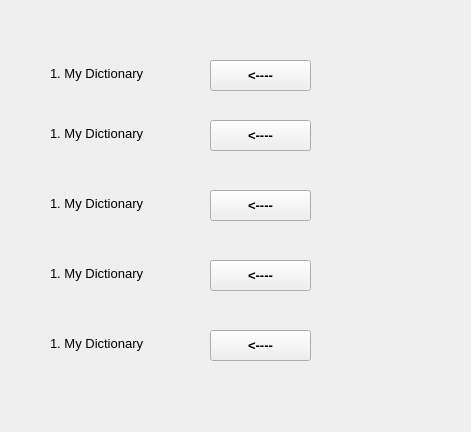
<?xml version="1.0" encoding="UTF-8"?>
<ui version="4.0">
 <class>Form</class>
 <widget class="QWidget" name="Form">
  <property name="geometry">
   <rect>
    <x>0</x>
    <y>0</y>
    <width>471</width>
    <height>432</height>
   </rect>
  </property>
  <property name="windowTitle">
   <string>Form</string>
  </property>
  <widget class="QPushButton" name="btn1">
   <property name="geometry">
    <rect>
     <x>210</x>
     <y>60</y>
     <width>101</width>
     <height>31</height>
    </rect>
   </property>
   <property name="font">
    <font>
     <pointsize>10</pointsize>
     <weight>75</weight>
     <bold>true</bold>
    </font>
   </property>
   <property name="cursor">
    <cursorShape>ArrowCursor</cursorShape>
   </property>
   <property name="text">
    <string>&lt;----</string>
   </property>
  </widget>
  <widget class="QLabel" name="lbl1">
   <property name="geometry">
    <rect>
     <x>50</x>
     <y>53</y>
     <width>141</width>
     <height>41</height>
    </rect>
   </property>
   <property name="font">
    <font>
     <pointsize>10</pointsize>
    </font>
   </property>
   <property name="mouseTracking">
    <bool>false</bool>
   </property>
   <property name="focusPolicy">
    <enum>Qt::NoFocus</enum>
   </property>
   <property name="text">
    <string>1. My Dictionary</string>
   </property>
   <property name="scaledContents">
    <bool>true</bool>
   </property>
   <property name="margin">
    <number>5</number>
   </property>
  </widget>
  <widget class="QPushButton" name="btn1_2">
   <property name="geometry">
    <rect>
     <x>210</x>
     <y>120</y>
     <width>101</width>
     <height>31</height>
    </rect>
   </property>
   <property name="font">
    <font>
     <pointsize>10</pointsize>
     <weight>75</weight>
     <bold>true</bold>
    </font>
   </property>
   <property name="cursor">
    <cursorShape>ArrowCursor</cursorShape>
   </property>
   <property name="text">
    <string>&lt;----</string>
   </property>
  </widget>
  <widget class="QLabel" name="lbl1_2">
   <property name="geometry">
    <rect>
     <x>50</x>
     <y>113</y>
     <width>141</width>
     <height>41</height>
    </rect>
   </property>
   <property name="font">
    <font>
     <pointsize>10</pointsize>
    </font>
   </property>
   <property name="mouseTracking">
    <bool>false</bool>
   </property>
   <property name="focusPolicy">
    <enum>Qt::NoFocus</enum>
   </property>
   <property name="text">
    <string>1. My Dictionary</string>
   </property>
   <property name="scaledContents">
    <bool>true</bool>
   </property>
   <property name="margin">
    <number>5</number>
   </property>
  </widget>
  <widget class="QPushButton" name="btn1_3">
   <property name="geometry">
    <rect>
     <x>210</x>
     <y>190</y>
     <width>101</width>
     <height>31</height>
    </rect>
   </property>
   <property name="font">
    <font>
     <pointsize>10</pointsize>
     <weight>75</weight>
     <bold>true</bold>
    </font>
   </property>
   <property name="cursor">
    <cursorShape>ArrowCursor</cursorShape>
   </property>
   <property name="text">
    <string>&lt;----</string>
   </property>
  </widget>
  <widget class="QLabel" name="lbl1_3">
   <property name="geometry">
    <rect>
     <x>50</x>
     <y>183</y>
     <width>141</width>
     <height>41</height>
    </rect>
   </property>
   <property name="font">
    <font>
     <pointsize>10</pointsize>
    </font>
   </property>
   <property name="mouseTracking">
    <bool>false</bool>
   </property>
   <property name="focusPolicy">
    <enum>Qt::NoFocus</enum>
   </property>
   <property name="text">
    <string>1. My Dictionary</string>
   </property>
   <property name="scaledContents">
    <bool>true</bool>
   </property>
   <property name="margin">
    <number>5</number>
   </property>
  </widget>
  <widget class="QPushButton" name="btn1_4">
   <property name="geometry">
    <rect>
     <x>210</x>
     <y>260</y>
     <width>101</width>
     <height>31</height>
    </rect>
   </property>
   <property name="font">
    <font>
     <pointsize>10</pointsize>
     <weight>75</weight>
     <bold>true</bold>
    </font>
   </property>
   <property name="cursor">
    <cursorShape>ArrowCursor</cursorShape>
   </property>
   <property name="text">
    <string>&lt;----</string>
   </property>
  </widget>
  <widget class="QLabel" name="lbl1_4">
   <property name="geometry">
    <rect>
     <x>50</x>
     <y>253</y>
     <width>141</width>
     <height>41</height>
    </rect>
   </property>
   <property name="font">
    <font>
     <pointsize>10</pointsize>
    </font>
   </property>
   <property name="mouseTracking">
    <bool>false</bool>
   </property>
   <property name="focusPolicy">
    <enum>Qt::NoFocus</enum>
   </property>
   <property name="text">
    <string>1. My Dictionary</string>
   </property>
   <property name="scaledContents">
    <bool>true</bool>
   </property>
   <property name="margin">
    <number>5</number>
   </property>
  </widget>
  <widget class="QPushButton" name="btn1_5">
   <property name="geometry">
    <rect>
     <x>210</x>
     <y>330</y>
     <width>101</width>
     <height>31</height>
    </rect>
   </property>
   <property name="font">
    <font>
     <pointsize>10</pointsize>
     <weight>75</weight>
     <bold>true</bold>
    </font>
   </property>
   <property name="cursor">
    <cursorShape>ArrowCursor</cursorShape>
   </property>
   <property name="text">
    <string>&lt;----</string>
   </property>
  </widget>
  <widget class="QLabel" name="lbl1_5">
   <property name="geometry">
    <rect>
     <x>50</x>
     <y>323</y>
     <width>141</width>
     <height>41</height>
    </rect>
   </property>
   <property name="font">
    <font>
     <pointsize>10</pointsize>
    </font>
   </property>
   <property name="mouseTracking">
    <bool>false</bool>
   </property>
   <property name="focusPolicy">
    <enum>Qt::NoFocus</enum>
   </property>
   <property name="text">
    <string>1. My Dictionary</string>
   </property>
   <property name="scaledContents">
    <bool>true</bool>
   </property>
   <property name="margin">
    <number>5</number>
   </property>
  </widget>
 </widget>
 <resources/>
 <connections/>
</ui>
